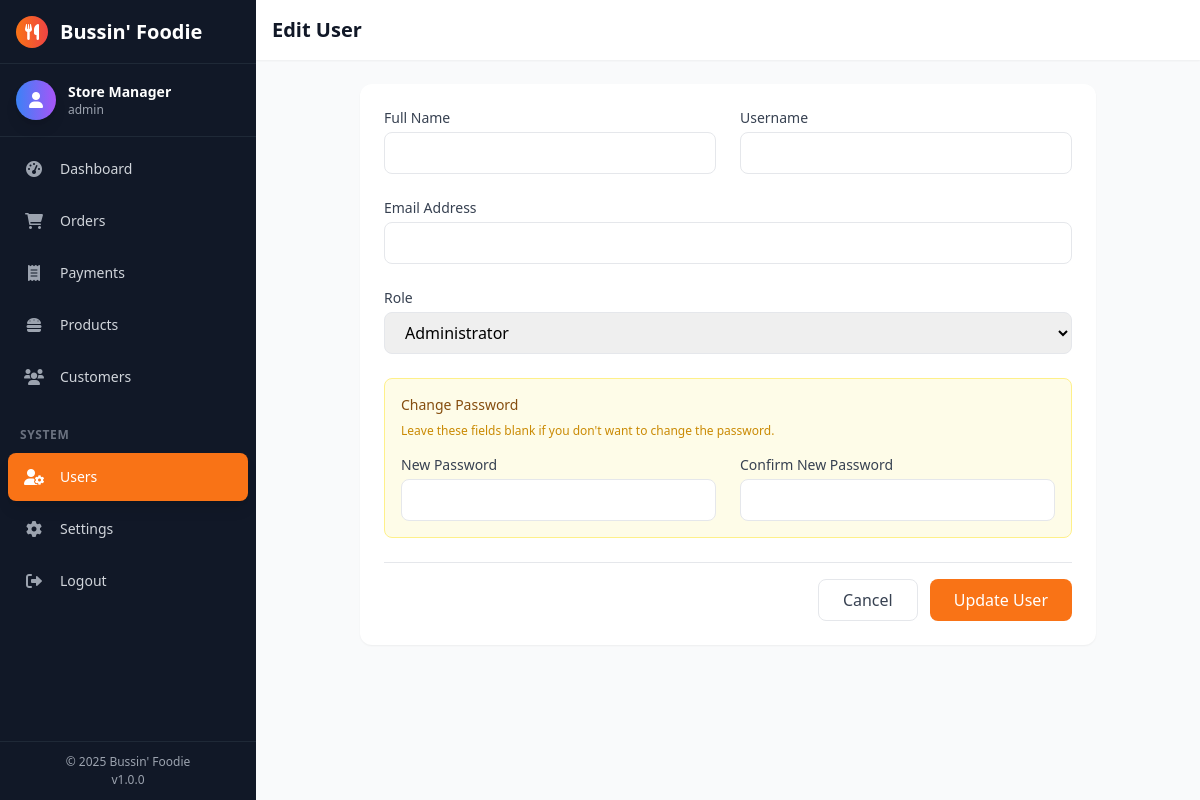
/users/edit/2 (signed in), run on the app's committed database.
### tables this page shows
CREATE TABLE `users` (
  `id` INT PRIMARY KEY AUTO_INCREMENT,
  `username` VARCHAR(50) UNIQUE NOT NULL,
  `email` VARCHAR(100) UNIQUE NOT NULL,
  `password_hash` VARCHAR(255) NOT NULL,
  `full_name` VARCHAR(100) NOT NULL,
  `role` ENUM('admin', 'staff') DEFAULT 'admin',
  `created_at` TIMESTAMP DEFAULT CURRENT_TIMESTAMP,
  `updated_at` TIMESTAMP DEFAULT CURRENT_TIMESTAMP ON UPDATE CURRENT_TIMESTAMP
);

### app/Helpers/Auth.php (called while the page is built, shortened)
<?php
class Auth {
    public static function isLoggedIn() {
        return isset($_SESSION['admin_logged_in']) && $_SESSION['admin_logged_in'] === true;
    }
    public static function getUser() {
        if (self::isLoggedIn()) {
            return [
                'id' => $_SESSION['admin_id'] ?? null,
                'name' => $_SESSION['admin_name'] ?? null,
                'role' => $_SESSION['admin_role'] ?? null
            ];
        }
        return null;
    }
}

### app/Controllers/UserController.php (called while the page is built, shortened)
<?php
class UserController {
    private $userModel;
    public function __construct() {
        require_once APP_PATH . '/Models/User.php';
        $this->userModel = new User();
    }
    public function edit($id) {
        $user = $this->userModel->find($id);
        $this->render('users/edit', [
            'user' => $user,
            'pageTitle' => 'Edit User: ' . $user['username']
        ]);
    }
    private function render($view, $data = []) {
        extract($data);
        require_once VIEWS_PATH . '/layouts/header.php';
        require_once VIEWS_PATH . '/layouts/sidebar.php';
        require_once VIEWS_PATH . '/' . $view . '.php';
        require_once VIEWS_PATH . '/layouts/footer.php';
    }
}

### app/Models/User.php (called while the page is built, shortened)
<?php
class User {
    private $db;
    public function __construct() {
        require_once APP_PATH . '/Helpers/Database.php';
        $this->db = Database::getConnection();
    }
    public function find($id) {
        $stmt = $this->db->prepare("SELECT * FROM users WHERE id = ?");
        $stmt->execute([$id]);
        return $stmt->fetch();
    }
}

### config/database.php (called while the page is built, shortened)
<?php
function getDBConnection() {
    try {
        $dsn = "mysql:host=" . DB_HOST . ";dbname=" . DB_NAME . ";charset=" . DB_CHARSET;
        $pdo = new PDO($dsn, DB_USER, DB_PASS, DB_OPTIONS);
        $pdo->query("SELECT 1");
        return $pdo;
    } catch (PDOException $e) {
        error_log("Database connection failed: " . $e->getMessage());
        die("Database connection error. Please check configuration.");
    }
}

### app/Helpers/Database.php (called while the page is built, shortened)
<?php
class Database {
    private static $connection = null;
    public static function getConnection() {
        if (self::$connection === null) {
            try {
                require_once dirname(__DIR__, 2) . '/config/database.php';
                self::$connection = getDBConnection();
            } catch (Exception $e) {
                error_log("Database connection failed: " . $e->getMessage());
                throw $e;
            }
        }
        return self::$connection;
    }
}

### app/Helpers/functions.php (called while the page is built, shortened)
<?php
function e($value): string
{
    if ($value === null) {
        return '';
    }
    return htmlspecialchars((string) $value, ENT_QUOTES | ENT_SUBSTITUTE, 'UTF-8');
}

### app/Views/users/edit.php (the view, shortened to what this page needs)
<div class="min-h-full-screen">
    <header class="bg-white shadow md:shadow-sm sticky top-0 z-20">
        <div class="px-4 py-4">
            <h1 class="text-xl font-bold text-gray-900">Edit User</h1>
        </div>
    </header>
    <div class="px-4 py-6 max-w-3xl mx-auto">
        <div class="bg-white rounded-xl shadow-sm p-6">
            <form method="POST" action="/users/update/<?= $user['id'] ?>">
                <div class="space-y-6">
                    <div class="grid grid-cols-1 md:grid-cols-2 gap-6">
                        <div>
                            <label class="block text-sm font-medium text-gray-700">Full Name</label>
                            <input type="text" name="full_name" value="<?= e($user['full_name']) ?>" required class="w-full mt-1 px-4 py-2 border rounded-lg focus:ring-orange-500">
                        </div>
                        <div>
                            <label class="block text-sm font-medium text-gray-700">Username</label>
                            <input type="text" name="username" value="<?= e($user['username']) ?>" required class="w-full mt-1 px-4 py-2 border rounded-lg focus:ring-orange-500">
                        </div>
                    </div>
                    <div>
                        <label class="block text-sm font-medium text-gray-700">Email Address</label>
                        <input type="email" name="email" value="<?= e($user['email']) ?>" required class="w-full mt-1 px-4 py-2 border rounded-lg focus:ring-orange-500">
                    </div>
                    <div>
                        <label class="block text-sm font-medium text-gray-700">Role</label>
                        <select name="role" class="w-full mt-1 px-4 py-2 border rounded-lg focus:ring-orange-500">
                            <option value="admin" <?= $user['role'] == 'admin' ? 'selected' : '' ?>>Administrator</option>
                        </select>
                    </div>
                    <div class="bg-yellow-50 p-4 rounded-lg border border-yellow-200 mt-4">
                        <h3 class="text-sm font-medium text-yellow-800 mb-2">Change Password</h3>
                        <p class="text-xs text-yellow-600 mb-4">Leave these fields blank if you don't want to change the password.</p>
                        <div class="grid grid-cols-1 md:grid-cols-2 gap-6">
                            <div>
                                <label class="block text-sm font-medium text-gray-700">New Password</label>
                                <input type="password" name="password" class="w-full mt-1 px-4 py-2 border rounded-lg focus:ring-orange-500">
                            </div>
                            <div>
                                <label class="block text-sm font-medium text-gray-700">Confirm New Password</label>
                                <input type="password" name="confirm_password" class="w-full mt-1 px-4 py-2 border rounded-lg focus:ring-orange-500">
                            </div>
                        </div>
                    </div>
                    <div class="flex justify-end space-x-3 pt-4 border-t">
                        <a href="/users" class="px-6 py-2 border rounded-lg hover:bg-gray-50 text-gray-700">Cancel</a>
                        <button type="submit" class="px-6 py-2 bg-orange-500 text-white rounded-lg hover:bg-orange-600">Update User</button>
                    </div>
                </div>
            </form>
        </div>
    </div>
</div>

### app/Views/layouts/sidebar.php (shortened to what this page needs)
<?php if (Auth::isLoggedIn()): ?>
<?php
    $user = Auth::getUser();
    $currentUri = $_SERVER['REQUEST_URI'] ?? '/';
    function getLinkClass($uri, $path) {
        $isActive = false;
        if ($path === '/dashboard') {
            $isActive = ($uri === '/dashboard' || $uri === '/' || $uri === '/index.php');
        } else {
            $isActive = (strpos($uri, $path) === 0);
        }
        return $isActive
            ? 'bg-orange-500 text-white shadow-lg'
            : 'hover:bg-gray-800 hover:text-white text-gray-300';
    }
    function getIconClass($uri, $path) {
        $isActive = false;
        if ($path === '/dashboard') {
            $isActive = ($uri === '/dashboard' || $uri === '/' || $uri === '/index.php');
        } else {
            $isActive = (strpos($uri, $path) === 0);
        }
        return $isActive
            ? 'text-white'
            : 'text-gray-400 group-hover:text-white';
    }
?>
<div class="flex flex-col md:flex-row h-full">
    <aside id="sidebar"
           class="sidebar-transition fixed top-0 left-0 z-30 w-64 bg-gray-900 text-white transform -translate-x-full
                  md:sticky md:top-0 md:left-0 md:z-0 md:translate-x-0 md:flex md:flex-col md:h-screen md:min-h-screen">
        <div class="flex items-center justify-between h-16 px-4 border-b border-gray-800 bg-gray-900 flex-shrink-0">
            <div class="flex items-center space-x-3">
                <div class="w-8 h-8 bg-gradient-to-r from-orange-500 to-red-500 rounded-full flex items-center justify-center">
                    <i class="fas fa-utensils"></i>
                </div>
                <span class="text-xl font-bold">Bussin' Foodie</span>
            </div>
        </div>
        <div class="px-4 py-4 border-b border-gray-800 bg-gray-900 flex-shrink-0">
            <div class="flex items-center space-x-3">
                <div class="w-10 h-10 bg-gradient-to-r from-blue-500 to-purple-500 rounded-full flex items-center justify-center shadow-lg flex-shrink-0">
                    <i class="fas fa-user"></i>
                </div>
                <div class="flex-1 min-w-0">
                    <h3 class="font-semibold text-sm truncate" title="<?= e($user['name']) ?>"><?= e($user['name']) ?></h3>
                    <p class="text-xs text-gray-400 truncate"><?= e($user['role']) ?></p>
                </div>
            </div>
        </div>
        <div class="flex-1 overflow-y-auto overflow-x-hidden py-2">
            <nav class="space-y-1 px-2">
                <a href="/dashboard"
                   class="flex items-center space-x-3 px-3 py-2.5 rounded-lg transition-all duration-200 group <?= getLinkClass($currentUri, '/dashboard') ?>">
                    <div class="w-7 h-7 flex items-center justify-center shrink-0">
                        <i class="fas fa-tachometer-alt text-base <?= getIconClass($currentUri, '/dashboard') ?>"></i>
                    </div>
                    <span class="font-medium text-sm">Dashboard</span>
                </a>
                <a href="/orders"
                   class="flex items-center space-x-3 px-3 py-2.5 rounded-lg transition-all duration-200 group <?= getLinkClass($currentUri, '/orders') ?>">
                    <div class="w-7 h-7 flex items-center justify-center relative shrink-0">
                        <i class="fas fa-shopping-cart text-base <?= getIconClass($currentUri, '/orders') ?>"></i>
                    </div>
                    <span class="font-medium text-sm">Orders</span>
                </a>
                <a href="/payments"
                   class="flex items-center space-x-3 px-3 py-2.5 rounded-lg
                   transition-all duration-200 group <?=
                   getLinkClass($currentUri, '/payments') ?>">
                    <div class="w-7 h-7 flex items-center justify-center shrink-0">
                    <i class="fas fa-receipt text-base <?= getIconClass($currentUri, '/payments') ?>"></i>
                    </div>
                    <span class="font-medium text-sm">Payments</span>
                </a>
                <a href="/products"
                   class="flex items-center space-x-3 px-3 py-2.5 rounded-lg transition-all duration-200 group <?= getLinkClass($currentUri, '/products') ?>">
                    <div class="w-7 h-7 flex items-center justify-center relative shrink-0">
                        <i class="fas fa-hamburger text-base <?= getIconClass($currentUri, '/products') ?>"></i>
                    </div>
                    <span class="font-medium text-sm">Products</span>
                </a>
                <a href="/customers"
                   class="flex items-center space-x-3 px-3 py-2.5 rounded-lg transition-all duration-200 group <?= getLinkClass($currentUri, '/customers') ?>">
                    <div class="w-7 h-7 flex items-center justify-center shrink-0">
                        <i class="fas fa-users text-base <?= getIconClass($currentUri, '/customers') ?>"></i>
                    </div>
                    <span class="font-medium text-sm">Customers</span>
                </a>
                <div class="px-3 pt-4 pb-1">
                    <span class="text-xs uppercase text-gray-500 tracking-wider font-semibold">System</span>
                </div>
                <a href="/users"
                   class="flex items-center space-x-3 px-3 py-2.5 rounded-lg transition-all duration-200 group <?= getLinkClass($currentUri, '/users') ?>">
                    <div class="w-7 h-7 flex items-center justify-center shrink-0">
                        <i class="fas fa-user-cog text-base <?= getIconClass($currentUri, '/users') ?>"></i>
                    </div>
                    <span class="font-medium text-sm">Users</span>
                </a>
                <a href="/settings"
                   class="flex items-center space-x-3 px-3 py-2.5 rounded-lg transition-all duration-200 group hover:bg-gray-800 hover:text-white text-gray-300">
                    <div class="w-7 h-7 flex items-center justify-center shrink-0">
                        <i class="fas fa-cog text-base text-gray-400 group-hover:text-white"></i>
                    </div>
                    <span class="font-medium text-sm">Settings</span>
                </a>
                <a href="/logout"
                   class="flex items-center space-x-3 px-3 py-2.5 rounded-lg transition-all duration-200 hover:bg-red-900 hover:text-white text-gray-300 group mt-4 mb-2">
                    <div class="w-7 h-7 flex items-center justify-center shrink-0">
                        <i class="fas fa-sign-out-alt text-base text-gray-400 group-hover:text-white"></i>
                    </div>
                    <span class="font-medium text-sm">Logout</span>
                </a>
            </nav>
        </div>
        <div class="px-4 py-3 border-t border-gray-800 bg-gray-900 flex-shrink-0">
            <div class="text-center text-xs text-gray-400">
                <p>© <?= date('Y') ?> Bussin' Foodie</p>
                <p class="mt-0.5">v1.0.0</p>
            </div>
        </div>
    </aside>
    <div class="flex-1 w-full md:min-h-screen overflow-y-auto bg-gray-50">
        <main id="mainContent" class="min-h-screen w-full">
<?php endif; ?>

### app/Views/layouts/header.php (style rules this page uses)
.sidebar-transition { transition: transform 0.3s cubic-bezier(0.4, 0, 0.2, 1); }
html, body { height: 100%; }
#sidebar { scrollbar-width: thin; scrollbar-color: #4b5563 #1f2937; }

### data on the page
users: full_name "Store Manager", role "admin", role "Administrator"
